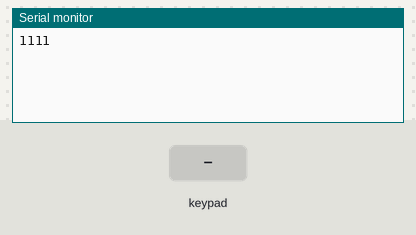
Recording of a sketch running on a simulated Arduino Uno, built with avr-gcc and run on an emulated ATmega328P. On the bench: the last lines printed to the serial monitor. Wiring (inferred from the names in the program): 2×2 keypad with keys 1 2 3 4 (labels assumed): rows pin 8, pin 9; columns pin 6, pin 7. The test bench sets the inputs (shaded band).

Above: at 1.2 s.
1.3 s: key '1' pressed
At 1.9 s:
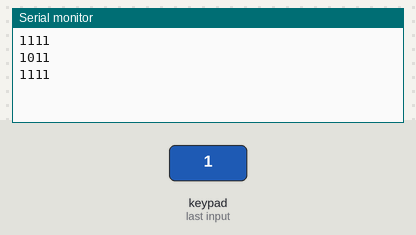
2.8 s: keypad keys 1 2 pressed 0.4 s apart
At 4.6 s:
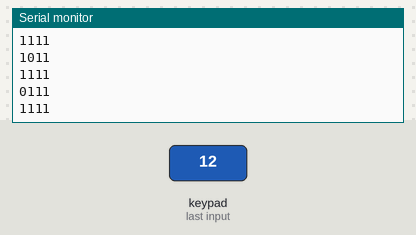
Timing chart, 0 to 6.1 s (numbered marks = the images above; inputs shaded):
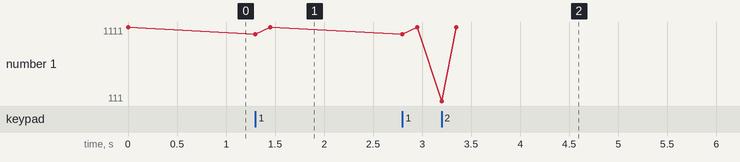

Measured:
- after the input at 1.3 s, the serial monitor: prints a new line at once (image 1)
- after the input at 2.8 s, the serial monitor: prints a new line after 0.40 s (image 2)

The sketch:

keyboard_2x2.ino
```cpp
const int NROW = 2;
const int NCOL = 2;
const int NKEY = NROW * NCOL;

const int RowPins[] = {8, 9};
const int ColPins[] = {6, 7};

int pressed[NKEY] = {0};

void setup() {
    Serial.begin(115200);

    for (int i = 0; i < NROW; i++) {
        pinMode(RowPins[i], INPUT);
    }
    for (int i = 0; i < NCOL; i++) {
        pinMode(ColPins[i], OUTPUT);
    }
}

void loop() {
    bool changed = false;

    for (int c = 0; c < NCOL; c++) {

        digitalWrite(ColPins[c], HIGH);

        for (int r = 0; r < NROW; r++) {
            int i = r * NCOL + c;
            int val = digitalRead(RowPins[r]);
            changed |= val != pressed[i];
            pressed[i] = val;
        }

        digitalWrite(ColPins[c], LOW);
    }

    if (changed) {
        for (int i = 0; i < NKEY; i++) {
            Serial.print(pressed[i]);
        }
        Serial.println();
    }
}
```
